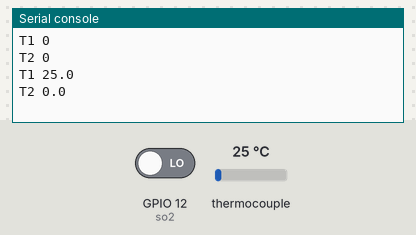
The program below on a simulated ESP32 board running MicroPython. On the bench: the last lines printed to the serial console. The test bench sets the inputs (shaded band); at power-on: thermocouple 25 °C, GPIO 12 (so2) LOW.

Above: at 1.2 s.
1.3 s: thermocouple set to 6 °C
At 2.6 s:
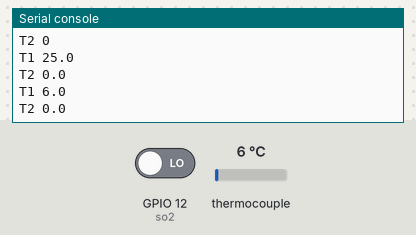
2.8 s: GPIO 12 (so2) driven HIGH
At 3.8 s:
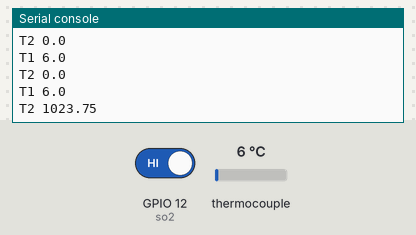
4.3 s: thermocouple set to 75 °C
At 5.8 s:
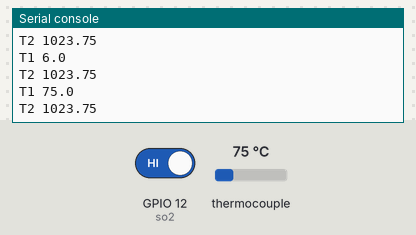
Timing chart, 0 to 7.3 s (numbered marks = the images above; inputs shaded):
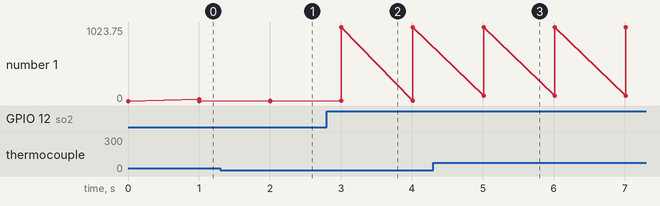

Measured:
- after the input at 1.3 s, the serial console: prints a new line after 0.70 s (image 1)
- after the input at 2.8 s, the serial console: prints a new line after 0.21 s (image 2)
- after the input at 4.3 s, the serial console: prints a new line after 0.71 s (image 3)
- plotted number 1: 0 → 1023.75 after the input at 2.8 s

The program:

max6675_test.py
```python
from max6675 import MAX6675
from machine import Pin
import time

so1 = Pin(19, Pin.IN)
sck1 = Pin(18, Pin.OUT)
cs1 = Pin(5, Pin.OUT)

so2 = Pin(12, Pin.IN)
sck2 = Pin(14, Pin.OUT)
cs2 = Pin(13, Pin.OUT)

max1 = MAX6675(sck1, cs1, so1)
max2 = MAX6675(sck2, cs2, so2)

for _ in range(100):
    print("T1 " + str(max1.read()))
    print("T2 " + str(max2.read()))
    time.sleep(1)
```

max6675.py
```python
import time


class MAX6675:
    MEASUREMENT_PERIOD_MS = 220

    def __init__(self, sck, cs, so):
        """
        Creates new object for controlling MAX6675
        :param sck: SCK (clock) pin, must be configured as Pin.OUT
        :param cs: CS (select) pin, must be configured as Pin.OUT
        :param so: SO (data) pin, must be configured as Pin.IN
        """
        # Thermocouple
        self._sck = sck
        self._sck.off()

        self._cs = cs
        self._cs.on()

        self._so = so
        self._so.off()

        self._last_measurement_start = 0
        self._last_read_temp = 0
        self._error = 0

    def _cycle_sck(self):
        self._sck.on()
        time.sleep_us(1)
        self._sck.off()
        time.sleep_us(1)

    def refresh(self):
        """
        Start a new measurement.
        """
        self._cs.off()
        time.sleep_us(10)
        self._cs.on()
        self._last_measurement_start = time.ticks_ms()

    def ready(self):
        """
        Signals if measurement is finished.
        :return: True if measurement is ready for reading.
        """
        return time.ticks_ms() - self._last_measurement_start > MAX6675.MEASUREMENT_PERIOD_MS

    def error(self):
        """
        Returns error bit of last reading. If this bit is set (=1), there's problem with the
        thermocouple - it can be damaged or loosely connected
        :return: Error bit value
        """
        return self._error

    def read(self):
        """
        Reads last measurement and starts a new one. If new measurement is not ready yet, returns last value.
        Note: The last measurement can be quite old (e.g. since last call to `read`).
        To refresh measurement, call `refresh` and wait for `ready` to become True before reading.
        :return: Measured temperature
        """
        # Check if new reading is available
        if self.ready():
            # Bring CS pin low to start protocol for reading result of
            # the conversion process. Forcing the pin down outputs
            # first (dummy) sign bit 15.
            self._cs.off()
            time.sleep_us(10)

            # Read temperature bits 14-3 from MAX6675.
            value = 0
            for i in range(12):
                # SCK should resemble clock signal and new SO value
                # is presented at falling edge
                self._cycle_sck()
                value += self._so.value() << (11 - i)

            # Read the TC Input pin to check if the input is open
            self._cycle_sck()
            self._error = self._so.value()

            # Read the last two bits to complete protocol
            for i in range(2):
                self._cycle_sck()

            # Finish protocol and start new measurement
            self._cs.on()
            self._last_measurement_start = time.ticks_ms()

            self._last_read_temp = value * 0.25

        return self._last_read_temp
```
